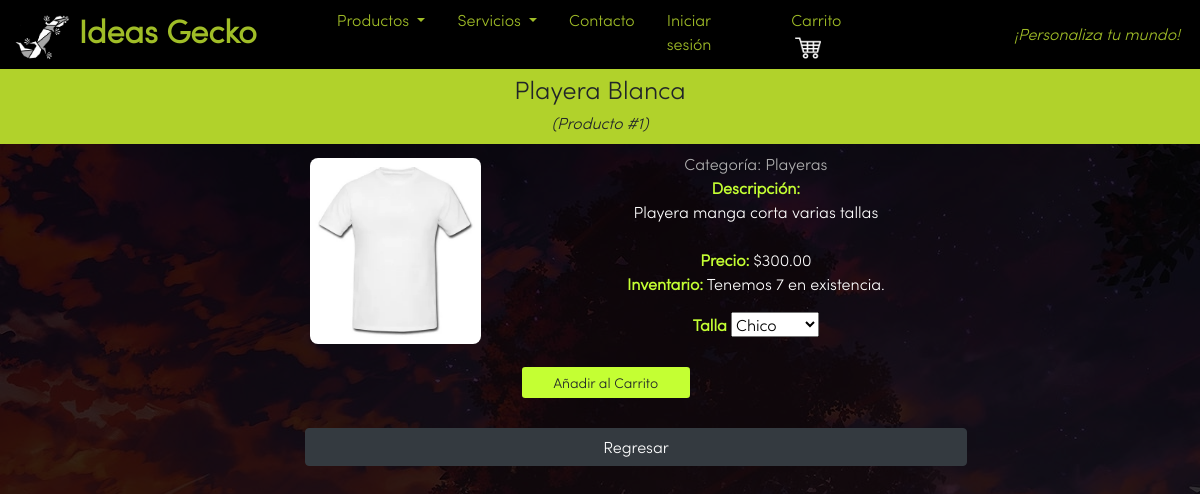
The app's page /pagina-producto.php?prod_id=1 with its own data.
### tables this page shows
CREATE TABLE `productos` (
  `id_producto` int(11) NOT NULL,
  `id_categoriaf` smallint(2) NOT NULL,
  `id_dptof` smallint(2) NOT NULL,
  `nombre_producto` varchar(45) NOT NULL,
  `descripcion` varchar(45) DEFAULT NULL,
  `precio` float DEFAULT NULL,
  `imagen` varchar(45) NOT NULL
);

CREATE TABLE `categorias` (
  `id_categoria` smallint(2) NOT NULL,
  `nombre_categoria` varchar(20) NOT NULL
);

CREATE TABLE `existencias` (
  `id_existencia` smallint(2) NOT NULL,
  `id_producto` int(11) NOT NULL,
  `existencia` int(10) NOT NULL,
  `detalle` varchar(10) NOT NULL
);

### pagina-producto.php (the view, shortened to what this page needs)
<?php
	$product_id = $_GET['prod_id'];
	include("config/conexion.php");
	$consulta= "SELECT * FROM productos WHERE id_producto = ".$product_id.";";
	$resultado= mysqli_query($conexion,$consulta);
	while($fila = mysqli_fetch_assoc($resultado)){
		$id = $fila['id_producto'];
		$nombre_producto =  $fila['nombre_producto'];
		$descripcion = $fila['descripcion'];
		$precio = $fila['precio'];
		$imagen = $fila['imagen'];
		$id_categoria = $fila['id_categoriaf'];
	}
	$consulta = "SELECT p.id_categoriaf, p.nombre_producto, c.nombre_categoria
				FROM productos AS p JOIN categorias AS c ON p.id_categoriaf = c.id_categoria
				WHERE p.id_categoriaf = ".$id_categoria.";";
	$resultado= mysqli_query($conexion, $consulta);
	while($fila = mysqli_fetch_assoc($resultado)){
		$categoria = $fila['nombre_categoria'];
	}
	$consulta = "SELECT p.id_producto, p.nombre_producto, p.id_categoriaf , e.existencia
				FROM productos AS p INNER JOIN existencias AS e ON p.id_producto = e.id_producto
				WHERE p.id_producto = ".$id.";";
	$resultado= mysqli_query($conexion, $consulta);
	while($fila = mysqli_fetch_assoc($resultado)){
		$existencias = $fila['existencia'];
	}
?>
<!DOCTYPE HTML>
<html>
<head>
    <link href="Bootstrap/css/bootstrap.min.css" rel="stylesheet">
	<link href="CSS/Icons/fontello-e1be2622/css/fontello.css" rel="stylesheet">
	<link href="CSS/productos.css" rel="stylesheet">
</head>
<body>
	<?php include 'menu.php'; ?>
		<div style="height: 64px"></div>
		<center><h1 style="font-size: 25px;"><?php echo $nombre_producto; ?><br><i style="font-size: 16px;"><?php echo " (Producto #".$id.") "; ?></i></h1></center>
		<div class="contenido">
			<center>
			<?php
				$prodJSON = json_encode(array('id' => $product_id,'nombre' => $nombre_producto, 'precio' => $precio,'imagen' => $imagen . ".jpg", 'cantidad' => 1));
		   		echo "<div class='producto pb-3'>
						<p class='add-cart cart' onclick='agregarProducto(" . $prodJSON . ")'>
						".$nombre_producto."
						</p>
							<img class='imgPr' alt='Imagen del producto' src='Images/Productos/" . $imagen . ".jpg'>
					  </div>";
				echo "<p style='color: white;'><a style='color: #B0B0B0;'>Categoría: ".$categoria."</a><br>";
				echo "<b style='color: #C4FF33;'>Descripción:</b><br>".$descripcion."<br><br>";
				echo "<b style='color: #C4FF33;'>Precio:</b> $".$precio.".00<br>";
				echo "<b style='color: #C4FF33;'>Inventario:</b> Tenemos ".$existencias." en existencia.</p>";
				if($id_categoria != 2){
					echo "<form action='#' method='POST'>";
					echo "<b style='color: #C4FF33;'>Talla</b></label>
							<select name='size' id='size'>
								<option value='Chico'>Chico</option>
								<option value='Mediano'>Mediano</option>
								<option value='Grande'>Grande</option>
							</select><br><br>";
					echo "</form>";
				}
			?>
			<div class="botonproducto">
				<input type="submit" class="btn btn-sm" value="Añadir al Carrito" href='#' onclick='agregarProducto(<?php echo $prodJSON; ?>)' style="background-color: #C4FF33"></input>
				<br>
			</div>
			<a href="<?php echo $origen; ?>" class="btn btn-dark" style=" width: 92%;">Regresar</a>
			</center>
		</div>
</body>
</html>

### CSS/productos.css (style rules this page uses)
* { font-family: 'Sofiapro'; }
body { background-color: rgb(27,27,27); background: linear-gradient( rgba(0, 0, 0, 0.8), rgba(0, 0, 0, 0.8) ), url('../Images/creativekidswallpaper.jpg'); }
h1 { text-align: center; padding: 10px; background-color: rgb(177,210,43); }
.imgPr { border-radius: 8px; }
@media (min-width: 720px) { .contenido { margin: 0 18% 0 23%; width: 60%; } }
@media (min-width: 720px) { .imgPr { width: 75%; height: 75%; } }
@media (min-width: 720px) { .producto { width: 33.3%; float: left; position: relative; border: 6px solid rgb(27,27,27,0); height: 23vw; } }
.botonproducto { display: grid; width: 14vw; float: left; margin: 0.5vw; position: relative; height: 3vw; }

### records on screen
productos: nombre_producto "Playera Blanca", id_producto "1", descripcion "Playera manga corta varias tallas", precio "300"
categorias: nombre_categoria "Playeras"
existencias: existencia "7"
